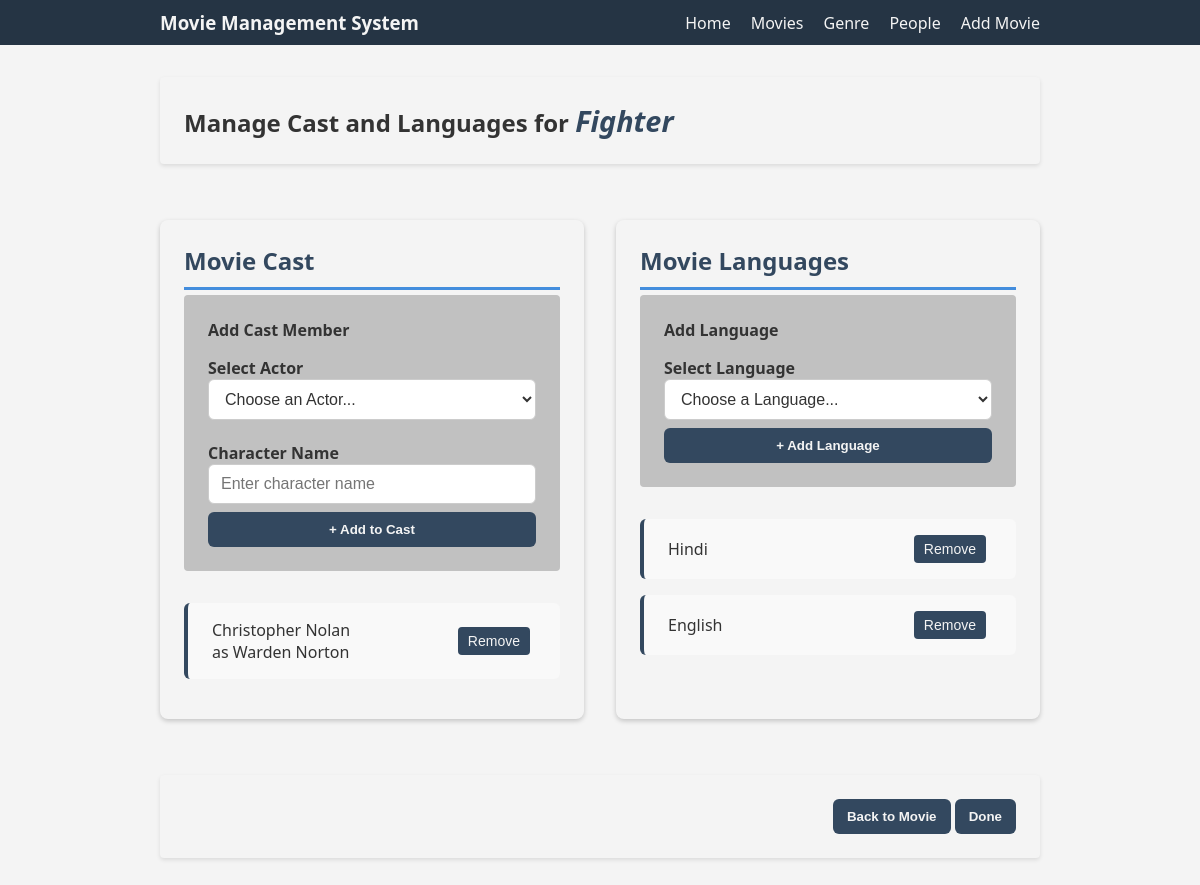
The page /movies/movie/manage_cast_language/1/ (signed in) on the database its author committed.
### movies/models.py (models this page shows, shortened)
class Movie(models.Model):
    title = models.CharField(max_length=200)
    description = models.TextField(default=None)
    release_year = models.PositiveIntegerField(null=True)
    duration = models.PositiveIntegerField()
    poster = models.ImageField(upload_to='posters/', null=True, blank=True)
    rating = models.FloatField(default=0.0)
    genre = models.ForeignKey(Genre, on_delete=models.SET_NULL, null=True)
    director = models.ForeignKey(Person, on_delete=models.SET_NULL, null=True, limit_choices_to={'role_type': 'director'}, related_name='directed_movies')
    created_at = models.DateTimeField(auto_now_add=True)
    genre = models.ForeignKey(Genre, on_delete=models.CASCADE, related_name='movies')

class MovieCast(models.Model):
    movie_name = models.ForeignKey(Movie, on_delete=models.CASCADE)
    person = models.ForeignKey(Person, on_delete=models.CASCADE, limit_choices_to={'role_type': 'actor'})
    character_name = models.CharField(max_length=100)
    class Meta:
        unique_together = (('movie_name', 'person'),)

class Person(models.Model):
    class Role(models.TextChoices):
        ACTOR = 'actor', 'Actor'
        DIRECTOR = 'director', 'Director'
        WRITER = 'writer', 'Writer'
    person_name = models.CharField(max_length=100)
    role_type = models.CharField(max_length=10, choices=Role.choices)
    bio = models.TextField(null=True, blank=True)
    birth_date = models.DateField(null=True, blank=True)
    profile_photo = models.ImageField(upload_to='posters/', blank=True, null=True)

class MovieLanguage(models.Model):
    movie_name = models.ForeignKey(Movie, on_delete=models.CASCADE)
    language = models.ForeignKey(Language, on_delete=models.CASCADE)
    class Meta:
        unique_together = (('movie_name', 'language'),)

class Language(models.Model):
    language = models.CharField(max_length=50, unique=True)
    def __str__(self):
        return self.language

### movies/views.py (the view, shortened to what this page needs)
# urls.py: path('movie/manage_cast_language/<int:movie_id>/', views.ManageCastLanguagesView.as_view(), name='manage_cast_language'),
@method_decorator(csrf_protect, name='dispatch')
class ManageCastLanguagesView(LoginRequiredMixin, AdminRequiredMixin, View):
    template_name = 'movies/manage_cast_language.html'
    def get(self, request, movie_id, *args, **kwargs):
        movie = get_object_or_404(Movie, id=movie_id)
        actors = Person.objects.filter(role_type=Person.Role.ACTOR)
        languages =  Language.objects.all() # MovieLanguage.objects.all() {1:'English', 2:'Spanish', 3:'French', 4:'Filipino'}
        cast_list = MovieCast.objects.filter(movie_name=movie)
        movie_languages = MovieLanguage.objects.filter(movie_name=movie)
        context = {
            'movie': movie,
            'actors': actors,
            'languages': languages,
            'cast_list': cast_list,
            'movie_languages': movie_languages,
        }
        return render(request, self.template_name, context)

### movies/mixins.py (called while the page is built)
    def test_func(self):
        return self.request.user.is_authenticated and self.request.user.user_role == 'admin'

### movies/templates/movies/manage_cast_language.html (shortened to what this page needs)
{% extends 'movies/base.html' %}
{% block content %}
<div class="manage-cast-lang-container">
    <div class="movie-title-bar">
        <h2>Manage Cast and Languages for <i>{{ movie.title }}</i></h2>
    </div>
    <div class="grid-container">
        <div class="cast-container">
            <h3 class="block-title">Movie Cast</h3>
            <div class="cast-form">
                <form method="post">
                    <h4>Add Cast Member</h4>
                    <div class="add-cast-container">
                        <label>Select Actor</label>
                        <select name="actor" required>
                            <option value="">Choose an Actor...</option>
                        </select>
                    </div><br>
                    <div>
                        <label>Character Name</label>
                        <input type="text" name="character_name" placeholder="Enter character name" required>
                    </div>
                    <div class="btn-add-cast-lang">
                        <button type="submit" name="add_cast">+ Add to Cast</button>
                    </div>
                </form>
            </div>
            <div class="cast-list">
                {% for c in cast_list %}
                    <div class="cast-list-view">
                        {{ c.person.person_name }} <br>as {{ c.character_name }}
                        <form action="{% url 'movies:removeCast' c.id %}" method="post">
                            <button type="submit">Remove</button>
                        </form>
                    </div>
                {% empty %}
                    <li>No cast added yet.</li>
                {% endfor %}
            </div>
        </div>
        <div class="lang-container">
            <h3 class="block-title">Movie Languages</h3>
            <div class="lang-form">
                <form method="post">
                    <h4>Add Language</h4>
                    <div class="add-lang-container">
                        <label>Select Language</label>
                        <select name="language" required>
                            <option value="">Choose a Language...</option>
                        </select>
                    </div>
                    <div class="btn-add-cast-lang">
                        <button type="submit" name="add_language">+ Add Language</button>
                    </div>
                </form>
            </div>
            <div class="movie-languages">
                {% for lang in movie_languages %}
                <div class="lang-list-view">
                    {{ lang.language }}
                    <form action="{% url 'movies:removeLanguage' lang.id %}" method="post">
                        <button type="submit">Remove</button>
                    </form>
                </div>
                {% empty %}
                <li>No languages added yet.</li>
                {% endfor %}
            </div>
        </div>
    </div>
    <div class="action-bar">
        <form action="{% url 'movies:manage_cast_language' movie_id=movie.id %}" method="post">
            <div class="bottom-btns">
                <a href="{% url 'movies:movie' %}"><button>Back to Movie</button></a>
                <button type="submit" name="done">Done</button>
            </div>
        </form>
    </div>
</div>
{% endblock %}

### movies/static/movies/css/style.css (style rules this page uses)
:root { --bg: #e5e3e3; --text: #333; --bg2: #33485f; --nav-bg: #253444; --nav-text: #f4f4f4; --card: #f4f4f4; --search-btn: #438ddd; --hover-search: #3973b1; --movie-poster: #c1c1c1; --white: #f9f9f9; --small-txt: #454545; }
* { margin: 0; padding: 0; box-sizing: border-box; }
body { font-family: "Segoe UI", Arial, sans-serif; background-color: var(--card); color: var(--text); margin: 0; width: 100vw; min-height: 100vh; box-sizing: border-box; }
a { text-decoration: none; color: var(--text); }
.block-title { font-size: 1.5rem; color: var(--bg2); margin-bottom: 0.3rem; padding-bottom: 10px; border-bottom: 0.2rem solid var(--search-btn); }
.movies-section button, .action-btn button, .cast-list-view button, .lang-list-view button { background-color: var(--bg2); color: var(--nav-text); border: none; border-radius: 4px; padding: 6px 10px; margin-right: 6px; cursor: pointer; font-size: 14px; }
.movie-description p, .lang-list div, .cast-list div, .review-container button { margin-top: 1rem; }
.single-review, .cast-list-view, .lang-list-view { background: var(--white); border-left: 4px solid var(--bg2); padding: 1rem 1.5rem; border-radius: 6px; margin-bottom: 1rem; }
.add-movie-container, .movie-detail-container, .person-detail-container, .add-genre-container, .add-people-container, .manage-cast-lang-container, .add-review-container { padding: 2rem 10rem; }
.add-movie-container label, .add-genre-container label, .add-people-container label, .cast-form label, .lang-form label, .add-review-container label, .signin-container label, .registration-container label { font-weight: 600; margin-bottom: 0.4rem; color: var(--text); }
.add-movie-container input[type="text"], .add-genre-container input[type="text"], .add-people-container input[type="text"], .add-movie-container input[type="number"], .add-people-container input[type="date"], .add-movie-container textarea, .add-people-container textarea, .add-movie-container select, .add-people-container select, .cast-form select, .lang-form select, .cast-form input[type="text"], .add-review input[type="number"], .add-review textarea, .signin-container input[type="text"], .signin-container input[type="password"], .registration-container input, .registration-form select { width: 100%; padding: 10px 12px; border: 1px solid #ccc; border-radius: 6px; font-size: 1rem; color: var(--text); background-color: #fff; transition: all 0.2s ease-in-out; }
.movie-title-bar { background: var(--card); padding: 1.5rem; border-radius: 4px; box-shadow: 0 2px 4px rgba(0, 0, 0, 0.1); margin-bottom: 2rem; }
.movie-title-bar i { color: var(--bg2); font-size: larger; }
.grid-container { display: grid; grid-template-columns: 1fr 1fr; gap: 2rem; }
.action-bar { background: var(--card); padding: 1.5rem; border-radius: 4px; box-shadow: 0 2px 4px rgba(0, 0, 0, 0.1); margin-top: 2rem; display: flex; justify-content: flex-end; gap: 1rem; }
.add-movie-container .btn, .add-genre-container .btn, .add-people-container .btn, .btn-add-cast-lang, .review-btn, .signin-btn { display: flex; justify-content: space-between; gap: 10px; margin-top: 0.5rem; }
.add-movie-container .btn button, .add-genre-container .btn button, .add-people-container .btn button, .btn-add-cast-lang button, .action-bar button, .review-btn button, .signin-btn button { flex: 1; padding: 10px 14px; background-color: var(--bg2); color: var(--nav-text); border: none; border-radius: 6px; font-weight: 600; cursor: pointer; transition: background-color 0.25s ease; }
.cast-container, .lang-container { padding: 1.5rem; margin: 1.5rem 0; border-radius: 8px; box-shadow: 0 2px 5px rgba(0,0,0,0.2); }
.cast-form, .lang-form { background: var(--movie-poster); padding: 1.5rem; border-radius: 4px; margin-bottom: 2rem; }
.cast-list-view, .lang-list-view { display: flex; justify-content: space-between; align-items: center; }
.cast-form h4, .lang-form h4 { margin-bottom: 1rem; }

### rows shown on the page
Movie: title "Fighter"
MovieCast: person.person_name "Christopher Nolan", character_name "Warden Norton"
MovieLanguage: language "Hindi"
MovieLanguage: language "English"
